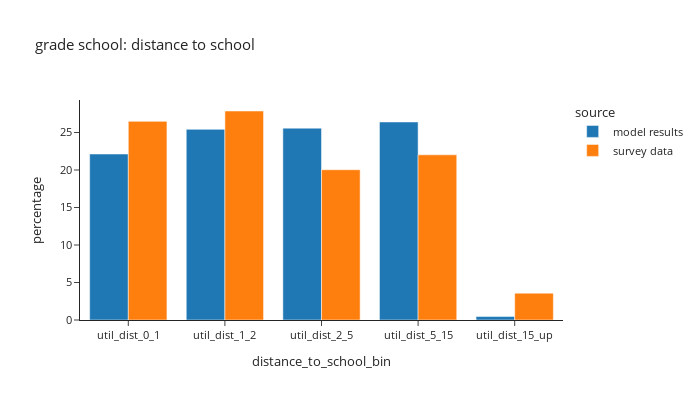
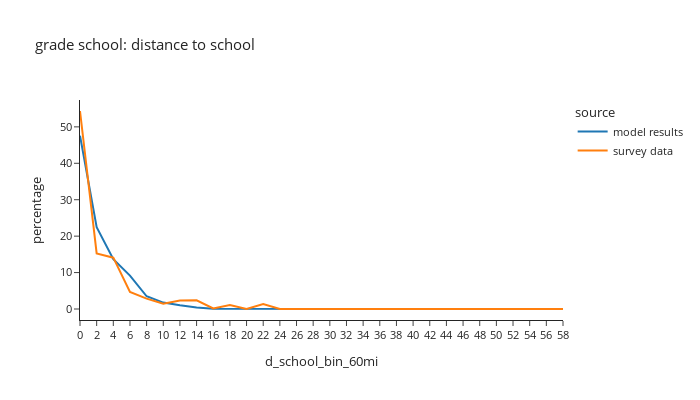

Notebook code cell kept with these figures, in order:
### Code cell
# distance to school: grade school
plot_distance(per_data,'is_gradeschool',"grade school: distance to school")

### Figure 1 — Plotly figure (JSON) as saved in the notebook; plotly's stock layout.template omitted (floating-point values rounded to 4 significant figures)
{"data": [{"alignmentgroup": "True", "hovertemplate": "source=model results<br>distance_to_school_bin=%{x}<br>percentage=%{y}<extra></extra>", "legendgroup": "model results", "marker": {"color": "#1F77B4", "pattern": {"shape": ""}}, "name": "model results", "offsetgroup": "model results", "orientation": "v", "showlegend": true, "textposition": "auto", "type": "bar", "x": ["util_dist_0_1", "util_dist_1_2", "util_dist_2_5", "util_dist_5_15", "util_dist_15_up"], "xaxis": "x", "y": [22.13, 25.42, 25.58, 26.4, 0.4592], "yaxis": "y"}, {"alignmentgroup": "True", "hovertemplate": "source=survey data<br>distance_to_school_bin=%{x}<br>percentage=%{y}<extra></extra>", "legendgroup": "survey data", "marker": {"color": "#FF7F0E", "pattern": {"shape": ""}}, "name": "survey data", "offsetgroup": "survey data", "orientation": "v", "showlegend": true, "textposition": "auto", "type": "bar", "x": ["util_dist_0_1", "util_dist_1_2", "util_dist_2_5", "util_dist_5_15", "util_dist_15_up"], "xaxis": "x", "y": [26.49, 27.87, 20.04, 22.02, 3.579], "yaxis": "y"}], "layout": {"barmode": "group", "font": {"size": 11}, "height": 400, "legend": {"title": {"text": "source"}, "tracegroupgap": 0}, "title": {"text": "grade school: distance to school"}, "width": 700, "xaxis": {"anchor": "y", "domain": [0.0, 1.0], "title": {"text": "distance_to_school_bin"}}, "yaxis": {"anchor": "x", "domain": [0.0, 1.0], "title": {"text": "percentage"}}}}

### Figure 2 — Plotly figure (JSON) as saved in the notebook; plotly's stock layout.template omitted (floating-point values rounded to 4 significant figures)
{"data": [{"hovertemplate": "source=model results<br>d_school_bin_60mi=%{x}<br>percentage=%{y}<extra></extra>", "legendgroup": "model results", "line": {"color": "#1F77B4", "dash": "solid"}, "marker": {"symbol": "circle"}, "mode": "lines", "name": "model results", "orientation": "v", "showlegend": true, "type": "scatter", "x": ["0", "2", "4", "6", "8", "10", "12", "14", "16", "18", "20", "22", "24", "26", "28", "30", "32", "34", "36", "38", "40", "42", "44", "46", "48", "50", "52", "54", "56", "58"], "xaxis": "x", "y": [47.55, 22.47, 13.68, 9.174, 3.498, 1.755, 1.029, 0.4281, 0.07184, 0.06792, 0.05399, 0.06153, 0.0505, 0.03338, 0.03817, 0.0267, 0.008562, 0.003193, 0.002032, 0.0002903, 0.0, 0.0, 0.0, 0.0, 0.0, 0.0, 0.0, 0.0, 0.0, 0.0], "yaxis": "y"}, {"hovertemplate": "source=survey data<br>d_school_bin_60mi=%{x}<br>percentage=%{y}<extra></extra>", "legendgroup": "survey data", "line": {"color": "#FF7F0E", "dash": "solid"}, "marker": {"symbol": "circle"}, "mode": "lines", "name": "survey data", "orientation": "v", "showlegend": true, "type": "scatter", "x": ["0", "2", "4", "6", "8", "10", "12", "14", "16", "18", "20", "22", "24", "26", "28", "30", "32", "34", "36", "38", "40", "42", "44", "46", "48", "50", "52", "54", "56", "58"], "xaxis": "x", "y": [54.36, 15.24, 14.09, 4.661, 2.847, 1.442, 2.346, 2.402, 0.1314, 1.058, 0.005209, 1.338, 0.0, 0.0, 0.04644, 0.002534, 0.002651, 0.0277, 0.0, 0.0, 0.0, 0.0, 0.0, 0.0, 0.0, 0.0, 0.0, 0.0, 0.0, 0.0], "yaxis": "y"}], "layout": {"font": {"size": 11}, "height": 400, "legend": {"title": {"text": "source"}, "tracegroupgap": 0}, "title": {"text": "grade school: distance to school"}, "width": 700, "xaxis": {"anchor": "y", "domain": [0.0, 1.0], "title": {"text": "d_school_bin_60mi"}}, "yaxis": {"anchor": "x", "domain": [0.0, 1.0], "title": {"text": "percentage"}}}}
